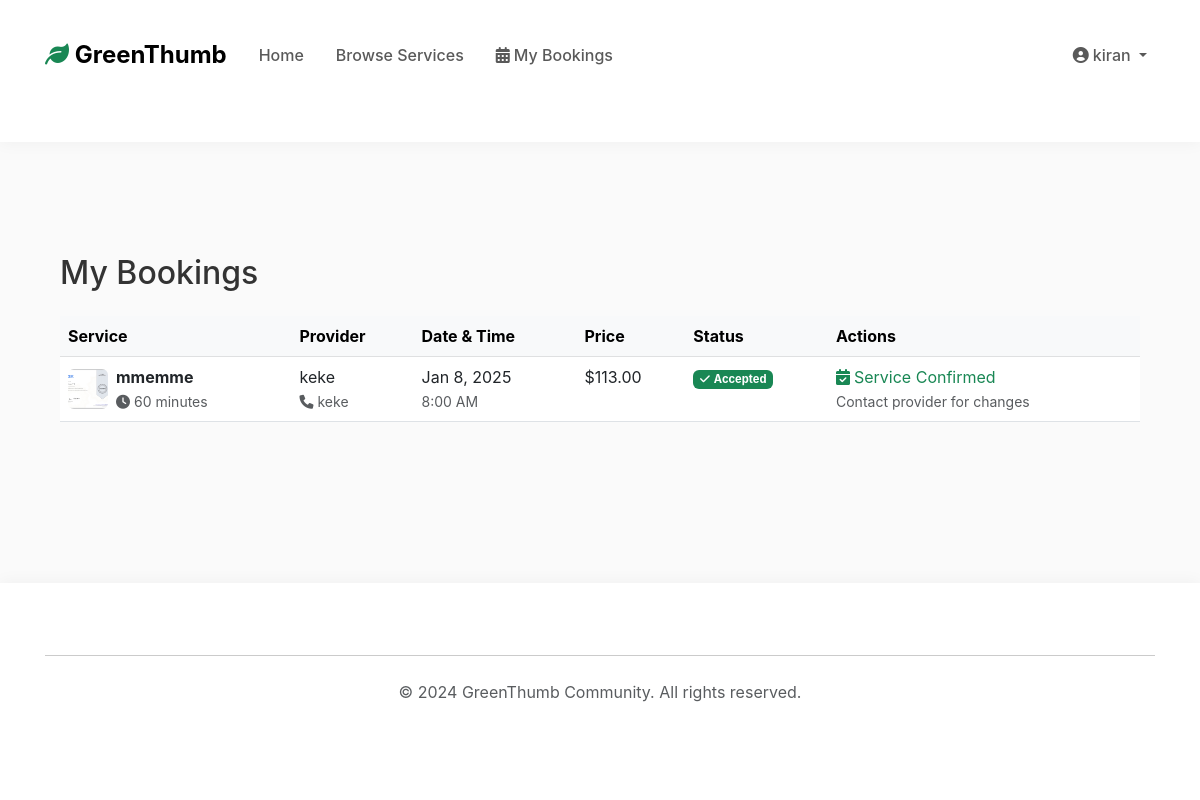
Page /home/bookings/customer/ (signed in) on the committed database.
### home/models.py (models this page shows, shortened)
class CustomUser(AbstractUser):
    USER_TYPES = (
        ('customer', 'Customer'),
        ('provider', 'Service Provider'),
        ('admin', 'Administrator'),
    )
    user_type = models.CharField(max_length=10, choices=USER_TYPES)
    phone_number = models.CharField(max_length=15)
    bio = models.TextField(blank=True, null=True)
    service_area = models.CharField(max_length=100, blank=True, null=True)
    def is_provider(self):
        return self.user_type == 'provider'

class Booking(models.Model):
    STATUS_CHOICES = [
        ('pending', 'Pending'),
        ('accepted', 'Accepted'),
        ('rejected', 'Rejected'),
        ('completed', 'Completed'),
        ('cancelled', 'Cancelled'),
    ]
    service = models.ForeignKey('Service', on_delete=models.CASCADE)
    customer = models.ForeignKey(settings.AUTH_USER_MODEL, on_delete=models.CASCADE, related_name='customer_bookings')
    provider = models.ForeignKey(settings.AUTH_USER_MODEL, on_delete=models.CASCADE, related_name='provider_bookings')
    booking_date = models.DateField()
    booking_time = models.TimeField()
    name = models.CharField(max_length=100)
    phone_number = models.CharField(max_length=15)
    status = models.CharField(max_length=20, choices=STATUS_CHOICES, default='pending')
    created_at = models.DateTimeField(auto_now_add=True)
    updated_at = models.DateTimeField(auto_now=True)
    class Meta:
        ordering = ['-booking_date', '-booking_time']

class Service(models.Model):
    CATEGORY_CHOICES = [
        ('lawn', 'Lawn Care'),
        ('garden', 'Garden Maintenance'),
        ('landscape', 'Landscaping'),
        ('tree', 'Tree Service'),
        ('other', 'Other'),
    ]
    STATUS_CHOICES = (
        ('available', 'Available'),
        ('unavailable', 'Unavailable'),
        ('inactive', 'Inactive'),
    )
    provider = models.ForeignKey(settings.AUTH_USER_MODEL, on_delete=models.CASCADE)
    title = models.CharField(max_length=100)
    slug = models.SlugField(unique=True, blank=True)
    description = models.TextField()
    category = models.CharField(max_length=20, choices=CATEGORY_CHOICES)
    price = models.DecimalField(max_digits=10, decimal_places=2)
    duration = models.IntegerField(help_text="Duration in minutes")
    image = models.ImageField(upload_to='services/', null=True, blank=True)
    created_at = models.DateTimeField(auto_now_add=True)
    updated_at = models.DateTimeField(auto_now=True)
    status = models.CharField(
        max_length=20,
        choices=STATUS_CHOICES,
        default='available'
    )
    location = models.CharField(max_length=200)
    class Meta:
        ordering = ['-created_at']

### home/views.py (the view)
# urls.py: path('bookings/customer/', views.customer_bookings, name='customer_bookings'),
@login_required
def customer_bookings(request):
    try:
        print(f"User: {request.user.username}")
        print(f"Is authenticated: {request.user.is_authenticated}")
        print(f"Is provider: {getattr(request.user, 'is_provider', False)}")
        bookings = Booking.objects.filter(
            customer=request.user
        ).select_related(
            'service',
            'service__provider',
            'customer'
        ).order_by('-booking_date', '-booking_time')
        print(f"Number of bookings found: {bookings.count()}")
        for booking in bookings:
            print(f"Booking: {booking.service.title} - {booking.status}")
        context = {
            'bookings': bookings,
            'user_type': 'customer'
        }
        return render(request, 'home/customer_bookings.html', context)
    except Exception as e:
        print(f"Error in customer_bookings view: {str(e)}")
        messages.error(request, "An error occurred while loading your bookings.")
        return redirect('home')

### home/templates/home/customer_bookings.html (shortened to what this page needs)
{% extends 'home/layout.html' %}
{% block content %}
<div class="container py-5">
    <h2 class="mb-4">My Bookings</h2>
    {% if bookings %}
    <div class="table-responsive">
        <table class="table table-hover">
            <thead class="table-light">
                <tr>
                    <th>Service</th>
                    <th>Provider</th>
                    <th>Date & Time</th>
                    <th>Price</th>
                    <th>Status</th>
                    <th>Actions</th>
                </tr>
            </thead>
            <tbody>
                {% for booking in bookings %}
                <tr>
                    <td>
                        <div class="d-flex align-items-center">
                            {% if booking.service.image %}
                                <img src="{{ booking.service.image.url }}" class="rounded me-2" style="width: 40px; height: 40px; object-fit: cover;">
                            {% endif %}
                            <div>
                                <strong>{{ booking.service.title }}</strong>
                                <br>
                                <small class="text-muted">
                                    <i class="fas fa-clock me-1"></i>{{ booking.service.duration }} minutes
                                </small>
                            </div>
                        </div>
                    </td>
                    <td>
                        <div>
                            {{ booking.service.provider.username }}
                            <br>
                            <small class="text-muted">
                                <i class="fas fa-phone me-1"></i>{{ booking.service.provider.phone_number|default:"No phone" }}
                            </small>
                        </div>
                    </td>
                    <td>
                        <div>
                            {{ booking.booking_date|date:"M j, Y" }}
                            <br>
                            <small class="text-muted">{{ booking.booking_time|time:"g:i A" }}</small>
                        </div>
                    </td>
                    <td>${{ booking.service.price }}</td>
                    <td>
                        {% if booking.status == 'pending' %}
                            <span class="badge bg-warning">
                                <i class="fas fa-clock me-1"></i>Request Sent
                            </span>
                        {% elif booking.status == 'accepted' %}
                            <span class="badge bg-success">
                                <i class="fas fa-check me-1"></i>Accepted
                            </span>
                        {% elif booking.status == 'rejected' %}
                            <span class="badge bg-danger">
                                <i class="fas fa-times me-1"></i>Rejected
                            </span>
                        {% elif booking.status == 'completed' %}
                            <span class="badge bg-info">
                                <i class="fas fa-check-double me-1"></i>Completed
                            </span>
                        {% elif booking.status == 'cancelled' %}
                            <span class="badge bg-secondary">
                                <i class="fas fa-ban me-1"></i>Cancelled
                            </span>
                        {% endif %}
                    </td>
                    <td>
                        {% if booking.status == 'pending' %}
                            <form method="post" action="{% url 'update_booking_status' booking.id %}">
                                {% csrf_token %}
                                <button type="submit" name="action" value="cancel" class="btn btn-secondary btn-sm">
                                    <i class="fas fa-ban me-1"></i>Cancel Request
                                </button>
                            </form>
                        {% elif booking.status == 'accepted' %}
                            <div class="text-success">
                                <i class="fas fa-calendar-check me-1"></i>Service Confirmed
                            </div>
                            <small class="text-muted">Contact provider for changes</small>
                        {% elif booking.status == 'completed' %}
                            <a href="{% url 'service_detail' booking.service.id %}" class="btn btn-outline-success btn-sm">
                                <i class="fas fa-calendar-plus me-1"></i>Book Again
                            </a>
                        {% endif %}
                    </td>
                </tr>
                {% endfor %}
            </tbody>
        </table>
    </div>
    {% endif %}
</div>
{% endblock %}

### home/templates/home/layout.html (shortened to what this page needs)
<!DOCTYPE html>
<html lang="en">
<head>
    {% load static %}
    <link href="https://cdn.jsdelivr.net/npm/bootstrap@5.3.0/dist/css/bootstrap.min.css" rel="stylesheet">
    <link rel="stylesheet" href="{% static 'css/styles.css' %}">
    <link rel="stylesheet" href="https://cdnjs.cloudflare.com/ajax/libs/font-awesome/6.0.0/css/all.min.css">
</head>
<body class="d-flex flex-column min-vh-100">
    <nav class="navbar navbar-expand-lg navbar-light">
        <div class="container">
            <a class="navbar-brand fw-bold" href="{% url 'home' %}">
                <i class="fas fa-leaf text-success"></i> GreenThumb
            </a>
            <div class="collapse navbar-collapse" id="navbarNav">
                <ul class="navbar-nav me-auto">
                    <li class="nav-item">
                        <a class="nav-link px-3" href="{% url 'home' %}">Home</a>
                    </li>
                    <li class="nav-item">
                        <a class="nav-link px-3" href="{% url 'browse_services' %}">Browse Services</a>
                    </li>
                    {% if user.is_authenticated %}
                        {% if user.is_provider %}
                            <li class="nav-item">
                                <a class="nav-link px-3" href="{% url 'my_bookings' %}">
                                    <i class="fas fa-calendar-alt me-1"></i>Service Bookings
                                </a>
                            </li>
                        {% else %}
                            <li class="nav-item">
                                <a class="nav-link px-3" href="{% url 'customer_bookings' %}">
                                    <i class="fas fa-calendar-alt me-1"></i>My Bookings
                                </a>
                            </li>
                        {% endif %}
                    {% endif %}
                </ul>
                <ul class="navbar-nav">
                    {% if user.is_authenticated %}
                        <li class="nav-item dropdown">
                            <a class="nav-link dropdown-toggle" href="#" role="button" data-bs-toggle="dropdown">
                                <i class="fas fa-user-circle me-1"></i>{{ user.username }}
                            </a>
                        </li>
                    {% endif %}
                </ul>
            </div>
        </div>
    </nav>
    <main class="container my-5 flex-grow-1">
        {% block content %}
        {% endblock %}
    </main>
    <footer class="py-5 mt-auto">
        <div class="container">
            <hr class="my-4">
            <div class="row">
                <div class="col text-center">
                    <p class="text-muted mb-0">&copy; 2024 GreenThumb Community. All rights reserved.</p>
                </div>
            </div>
        </div>
    </footer>
</body>
</html>

### static/css/styles.css (style rules this page uses)
:root { --primary-color: #198754; --primary-hover: #0d6e42; --text-dark: #333; --text-muted: #666; --bg-light: #fafafa; --shadow-sm: 0 2px 15px rgba(0, 0, 0, 0.04); --shadow-md: 0 4px 20px rgba(0, 0, 0, 0.08); }
body { background-color: var(--bg-light); color: var(--text-dark); font-family: 'Inter', -apple-system, BlinkMacSystemFont, sans-serif; min-height: 100vh; display: flex; flex-direction: column; }
main { flex: 1 0 auto; padding-top: 76px; }
footer { flex-shrink: 0; margin-top: auto; }
.navbar { background-color: rgba(255, 255, 255, 0.95); backdrop-filter: blur(10px); box-shadow: var(--shadow-sm); padding: 1rem 0; position: relative; z-index: 1030; }
.navbar-brand { font-size: 1.5rem; font-weight: 600; }
.nav-link { font-weight: 500; transition: all 0.3s ease; }
footer { background-color: rgba(255, 255, 255, 0.95); backdrop-filter: blur(10px); box-shadow: 0 -2px 15px rgba(0, 0, 0, 0.04); padding: 3rem 0; margin-top: auto; position: relative; z-index: 1030; }
.text-success { color: var(--primary-color) !important; }
.bg-success { background-color: var(--primary-color) !important; }
.row { --bs-gutter-x: 1rem; --bs-gutter-y: 1rem; margin-right: calc(var(--bs-gutter-x) * -.5); margin-left: calc(var(--bs-gutter-x) * -.5); }
.col, [class*="col-"] { padding-right: calc(var(--bs-gutter-x) * .5); padding-left: calc(var(--bs-gutter-x) * .5); }
.container { padding-top: 2rem; padding-bottom: 2rem; margin-bottom: 2rem; }
@media (min-width: 1200px) { .container { max-width: 1140px; } }
.container { max-width: 1140px; padding: 1rem 15px; }
.badge { font-size: 0.7rem; padding: 0.3em 0.6em; }

### rows in the picture
CustomUser: username "kiran"
Booking: service.image (picture), service "mmemme", service.duration "60", service.provider.username "keke", service.provider.phone_number "keke", booking_date "Jan 8, 2025", booking_time "8:00 AM", service.price "113.00", status "accepted" (drawn)
